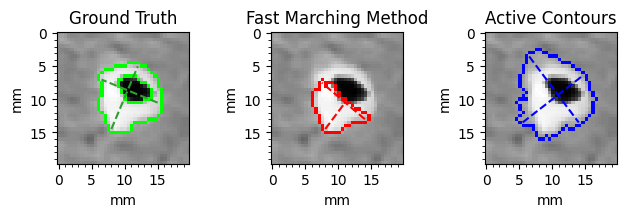
#> input picture Tesi Workspace/Evaluation (Objective)/Results/Cavitary/Cavitary-10.png, 626 x 217 px, given as the content of the folder and_GroundTruth/Altered phantom nodules/Round/Polygonal/10mm, which was not available
$ python Evaluation.py
#> lines starting #> are read from the running program, lines starting #| are printed output that depends on the picture; pictures that were not available may be replaced by others from this repository, and a replacement may not be noted
import sys
import numpy as np
import matplotlib.pyplot as plt
import matplotlib.patches as mpatches
import os
import pickle
import imageio
from scipy.ndimage import binary_dilation
from matplotlib.ticker import FuncFormatter
from matplotlib.ticker import PercentFormatter
from math import log10,floor
from  scipy import ndimage
from skimage import measure
from math import pi
import warnings
import operator

def round_sig(x, sig=3):
    return round(x, sig-int(floor(log10(abs(x))))-1)

# [193 lines left out: functions slope, inv_slope, length_measures, IoU, not called in this run]

def double_ticks(x, pos):
    return int(x/2)

stringhette = ["Round","Irregular","Original","Cavitary","Semi-transparent"]
for stringhetta in stringhette:#walks the input directory and finds input images and their paths

    nodules = []
    INPUT_FOLDER = "Input_and_GroundTruth/Altered phantom nodules/"+stringhetta+"/Polygonal/10mm"

    index = 0
    for root, dirs, files in os.walk(INPUT_FOLDER):
        path = root.split(os.sep)
        for file in files:
            if file[-1] == "g" and file[-2]=="n" and file[-3]=="p" and file[-5] != "T" and file[-6] != "G":
                stringa = ""
                for p in path:
                    stringa+=p+"/"
                index += 1
                nodules.append((file,stringa,index))
    #reads and normalizes input image
    #major_axis_ellipse_list = []
    #minor_axis_ellipse_list = []
    major_axis_list_gt=[]
    minor_axis_list_gt=[]
    major_axis_list_fmm=[]
    minor_axis_list_fmm=[]
    major_axis_list_ac=[]
    minor_axis_list_ac=[]
    major_axis_err_list_fmm=[]
    minor_axis_err_list_fmm=[]
    major_axis_err_list_ac=[]
    minor_axis_err_list_ac=[]

    iou_list_ac = []
    iou_list_fmm = []
    print(stringhetta)
    for nod in nodules:
        """if nod[2] != 15:
            continue"""
        """print("------------------------------------------")
        print(nod)
        print("------------------------------------------")"""
        inputFilename = nod[1]+nod[0]
        input_image = imageio.imread(inputFilename)
#> input_image is the input picture: shape (217, 626, 4); mean R, G, B, A 204, 204.7, 204.9, 255
        image_size = input_image.shape[0]
#> image_size = 217
        if(len(input_image.shape)) > 2:
            input_image=input_image[:,:,:-1]              #These 3 lines are in case the image is a 4 channel png
#> input_image: shape (217, 626, 3)
            input_image = np.asarray(input_image)
            input_image = np.dot(input_image, [0.299, 0.587, 0.114])
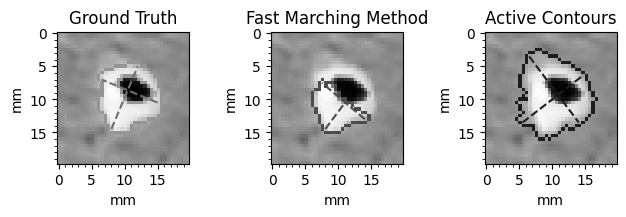
#> input_image: shape (217, 626) float64; min 0, max 255, mean 204.5
        rescale_factor = 0.5

        groundtruth_image = imageio.imread(inputFilename[:-4]+"_GT.png")
        if(len(groundtruth_image.shape)) > 2:
            groundtruth_image=groundtruth_image[:,:,:-1]              #These 3 lines are in case the image is a 4 channel png
            groundtruth_image = np.asarray(groundtruth_image)
            groundtruth_image = np.dot(groundtruth_image, [0.299, 0.587, 0.114])
        groundtruth_image[groundtruth_image==255] = 1
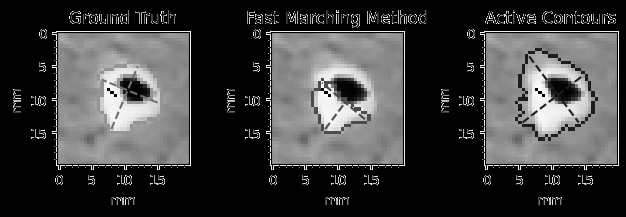
#> groundtruth_image: shape (217, 626) float64; min 0, max 254, mean 62.9

        mask_fmm = imageio.imread("Segmented"+inputFilename[21:]+"_segmented.png")
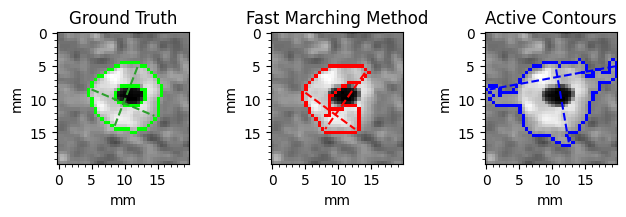
#> input picture Tesi Workspace/Evaluation (Objective)/Results/Cavitary/Cavitary-12.png, 626 x 217 px, given in place of Cavitary-10.png_segmented.png, which was not available
#> mask_fmm is the input picture: shape (217, 626, 4); mean R, G, B, A 199.5, 199.4, 200.3, 255
        mask_ac = imageio.imread("Segmented_Matlab"+inputFilename[21:]+"_segmented.png")
        mask_ac[mask_ac==255] = 1
        mask_fmm[mask_fmm==255] = 1

        norm_input = (input_image - np.min(input_image))/(np.max(input_image)-np.min(input_image))

        Borderu_GT = binary_dilation(groundtruth_image)-groundtruth_image
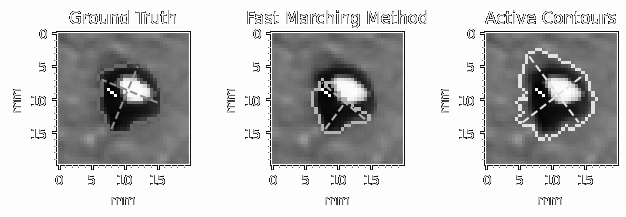
#> Borderu_GT: shape (217, 626) float64; min -253, max 1, mean -61.89; drawn with min black and max white
        Borderu_GT = (255*Borderu_GT).astype(np.uint8)
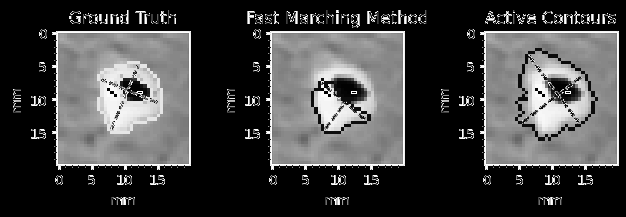
#> Borderu_GT: shape (217, 626); min 0, max 255, mean 66.9
        Borderu_FMM = binary_dilation(mask_fmm)-mask_fmm
        Borderu_FMM = (255*Borderu_FMM).astype(np.uint8)
        Borderu_AC = binary_dilation(mask_ac)-mask_ac
        Borderu_AC = (255*Borderu_AC).astype(np.uint8)

        rgb_img = np.stack((norm_input,)*3, axis=-1)
        rgb_img_GT = (255*rgb_img).astype(np.uint8)
        rgb_img_FMM = (255*rgb_img).astype(np.uint8)
        rgb_img_AC = (255*rgb_img).astype(np.uint8)

        bfmm = np.where(Borderu_FMM > 0)
#> (the run stopped early here; a loop or call above may not have finished)
